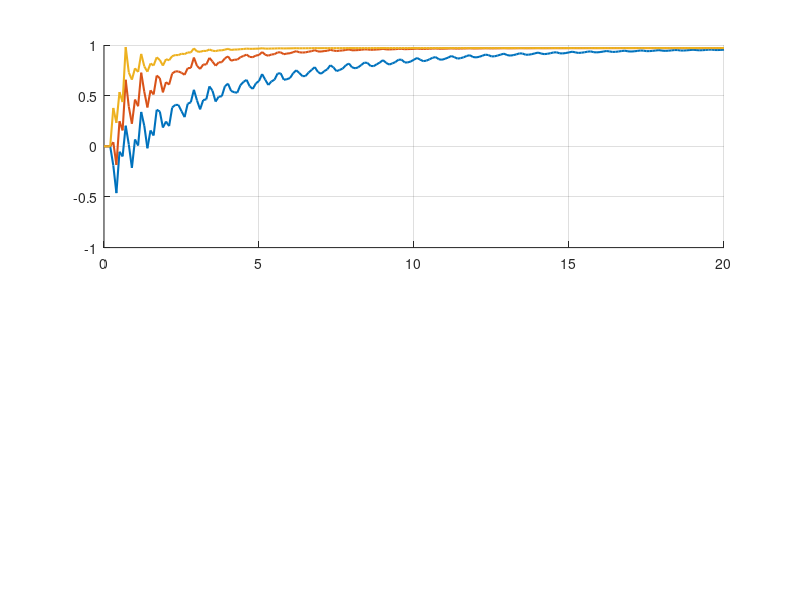

Source code (MATLAB): (Note: this script raises an error after producing the figure.)
    load('ident_lab2_v05.mat');
a = zad1.a;
b = zad1.b;
w = zad1.w;

Td = 0.1;
t_end = 20;
t = 0:Td:t_end;
N = numel(t);

u = sin(w*t);

Wz = tf([b], [1 a], Td);
y = lsim(Wz, u, t);

gammas = [1, 3, 10];

theta_all = zeros(2, N, numel(gammas));  % theta(2 params, N steps, gamma-index)
err_norms  = zeros(N, numel(gammas));    % ||theta_hat - theta_true||

for gi = 1:numel(gammas)
    gamma = gammas(gi);

    theta_hat = [0; 0];

    for k_i = 2:N
        phi = [-y(k_i-1); u(k_i-1)];
        e0 = y(k_i) - phi.'*theta_hat;
        theta_hat = theta_hat + gamma * (phi * e0)/(1 + gamma*(phi.'*phi));
        theta_all(:, k_i, gi) = theta_hat;

        err = theta_hat - [a; b];
        err_norms(k_i, gi) = norm(err);
    end
end

figure;
subplot(2,1,1); hold on; grid on;
colors = lines(numel(gammas));
for gi = 1:numel(gammas)
    plot(t, squeeze(theta_all(1, :, gi)), 'LineWidth', 1.5, 'Color', colors(gi,:));
end
yline(a, '--k', 'LineWidth', 1.5);
title('Оценки a');
ylim([-0.5 1.1])
yticks([-0.5, 0, 0.5, a]);
xlabel("t")
ylabel("\theta(t)")
legend(arrayfun(@(x) sprintf('\\gamma = %g', x), gammas, 'UniformOutput', false), 'Location', 'southeast');

subplot(2,1,2); hold on; grid on;
for gi = 1:numel(gammas)
    plot(t, squeeze(theta_all(2, :, gi)), 'LineWidth', 1.5, 'Color', colors(gi,:));
end
yline(b, '--k', 'LineWidth', 1.5);
title('Оценки b');
ylim([-0.1 3])
yticks([0 1 2 b])
xlabel("t")
ylabel("\theta(t)")
legend(arrayfun(@(x) sprintf('\\gamma = %g', x), gammas, 'UniformOutput', false), 'Location', 'southeast');

set(gcf, 'PaperPositionMode','auto');
saveas(gcf, "images/task1_all_gammas.png")

% --- Фигура с нормами ошибок ---
figure; hold on; grid on;
for gi = 1:numel(gammas)
    plot(t, err_norms(:, gi), 'LineWidth', 1.5, 'Color', colors(gi,:));
end
title('Нормы параметрических ошибок')
yline(0, '--k', 'LineWidth', 1.5);
legend(arrayfun(@(x) sprintf('\\gamma = %g', x), gammas, 'UniformOutput', false));
ylim([-0.1 3.1]);
xlabel("t")
ylabel("f(t)")
saveas(gcf, "images/task1_error_norms.png")
